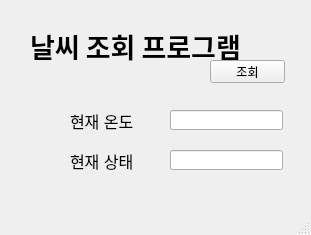
<?xml version="1.0" encoding="UTF-8"?>
<ui version="4.0">
 <class>MainWindow</class>
 <widget class="QMainWindow" name="MainWindow">
  <property name="geometry">
   <rect>
    <x>0</x>
    <y>0</y>
    <width>311</width>
    <height>235</height>
   </rect>
  </property>
  <property name="windowTitle">
   <string>MainWindow</string>
  </property>
  <widget class="QWidget" name="centralwidget">
   <widget class="QLabel" name="label">
    <property name="geometry">
     <rect>
      <x>30</x>
      <y>10</y>
      <width>231</width>
      <height>71</height>
     </rect>
    </property>
    <property name="font">
     <font>
      <family>Adobe Devanagari</family>
      <pointsize>20</pointsize>
      <weight>75</weight>
      <bold>true</bold>
     </font>
    </property>
    <property name="text">
     <string>날씨 조회 프로그램</string>
    </property>
   </widget>
   <widget class="QPushButton" name="pushButton">
    <property name="geometry">
     <rect>
      <x>210</x>
      <y>60</y>
      <width>75</width>
      <height>23</height>
     </rect>
    </property>
    <property name="text">
     <string>조회</string>
    </property>
   </widget>
   <widget class="QLineEdit" name="lineEdit">
    <property name="geometry">
     <rect>
      <x>170</x>
      <y>110</y>
      <width>113</width>
      <height>20</height>
     </rect>
    </property>
   </widget>
   <widget class="QLabel" name="label_2">
    <property name="geometry">
     <rect>
      <x>70</x>
      <y>110</y>
      <width>71</width>
      <height>21</height>
     </rect>
    </property>
    <property name="font">
     <font>
      <pointsize>12</pointsize>
     </font>
    </property>
    <property name="text">
     <string>현재 온도</string>
    </property>
   </widget>
   <widget class="QLineEdit" name="lineEdit_2">
    <property name="geometry">
     <rect>
      <x>170</x>
      <y>150</y>
      <width>113</width>
      <height>20</height>
     </rect>
    </property>
    <property name="text">
     <string/>
    </property>
   </widget>
   <widget class="QLabel" name="label_3">
    <property name="geometry">
     <rect>
      <x>70</x>
      <y>150</y>
      <width>71</width>
      <height>21</height>
     </rect>
    </property>
    <property name="font">
     <font>
      <pointsize>12</pointsize>
     </font>
    </property>
    <property name="text">
     <string>현재 상태</string>
    </property>
   </widget>
  </widget>
  <widget class="QMenuBar" name="menubar">
   <property name="geometry">
    <rect>
     <x>0</x>
     <y>0</y>
     <width>311</width>
     <height>21</height>
    </rect>
   </property>
  </widget>
  <widget class="QStatusBar" name="statusbar"/>
 </widget>
 <resources/>
 <connections/>
</ui>
